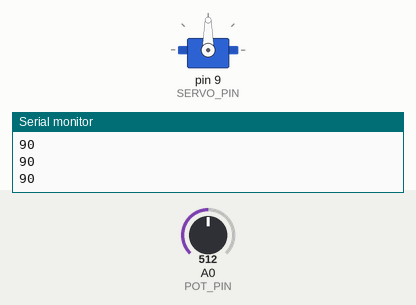
Recording of a sketch running on a simulated Arduino Uno, built with avr-gcc and run on an emulated ATmega328P. Parts: servo, the last lines printed to the serial monitor. Inputs (shaded band) come from the test bench; at power-on: A0 (POT_PIN) = 512.

Above: at 1.2 s.
1.3 s: A0 (POT_PIN) set to 716
At 2.2 s:
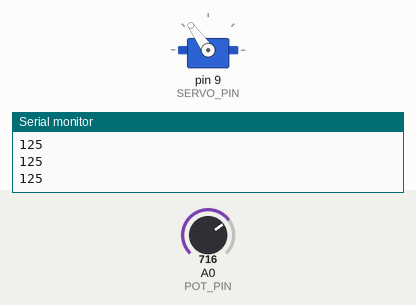
2.8 s: A0 (POT_PIN) set to 900
At 3.6 s:
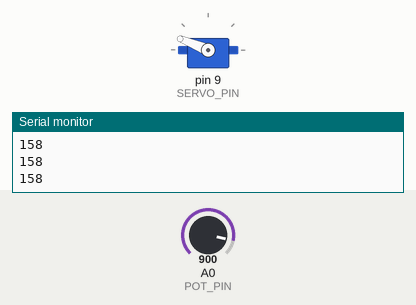
4.3 s: A0 (POT_PIN) set to 1023
At 4.9 s:
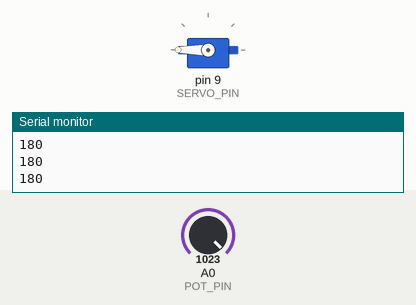
5.8 s: A0 (POT_PIN) set to 306
At 6.3 s:
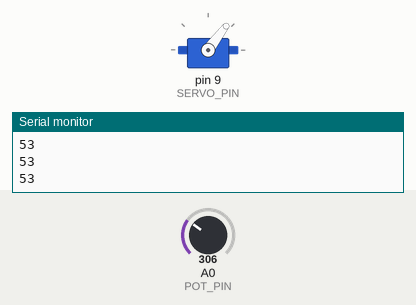
7.3 s: A0 (POT_PIN) set to 122
At 7.6 s:
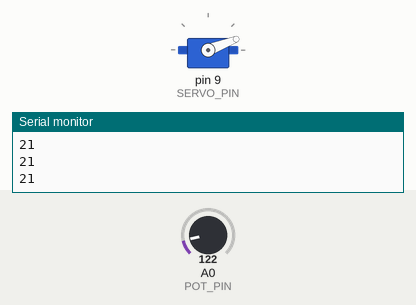
8.8 s: A0 (POT_PIN) set to 0
At 10.2 s:
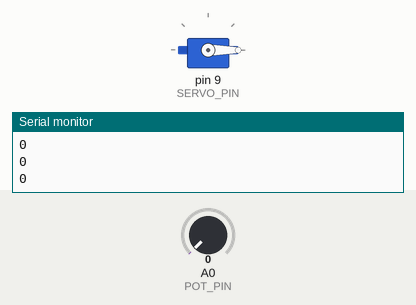
Timing chart, 0 to 11.3 s (numbered marks = the images above; inputs shaded):
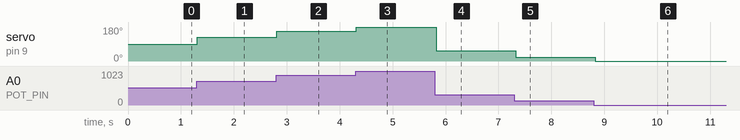

The sketch:

SG90Servo_testing_arduino.ino
```cpp
/*
Sketch dove, dato un servomotore SG90 e un potenziometro, si prende il valore di
quest'ultimo e lo si attua nel servomotore.
*/

#include <Servo.h>

#define POT_PIN A0
#define SERVO_PIN 9

Servo servo;

void setup() {
  Serial.begin(115200);
  pinMode(POT_PIN, INPUT);
  servo.attach(SERVO_PIN);
}

void loop() {
  int potVal = analogRead(POT_PIN);
  int degrees = map(potVal, 0, 1023, 0, 180);
  servo.write(degrees);

  Serial.println(degrees);

  delay(100);
}
```

Measured:
- after the input at 1.3 s, servo on pin 9 (SERVO_PIN): 90° → 125° at once
- after the input at 2.8 s, servo on pin 9 (SERVO_PIN): 125° → 158° at once
- after the input at 4.3 s, servo on pin 9 (SERVO_PIN): 158° → 180° at once
- after the input at 5.8 s, servo on pin 9 (SERVO_PIN): 180° → 53° at once
- after the input at 7.3 s, servo on pin 9 (SERVO_PIN): 53° → 21° at once
- after the input at 8.8 s, servo on pin 9 (SERVO_PIN): 21° → 0° at once
